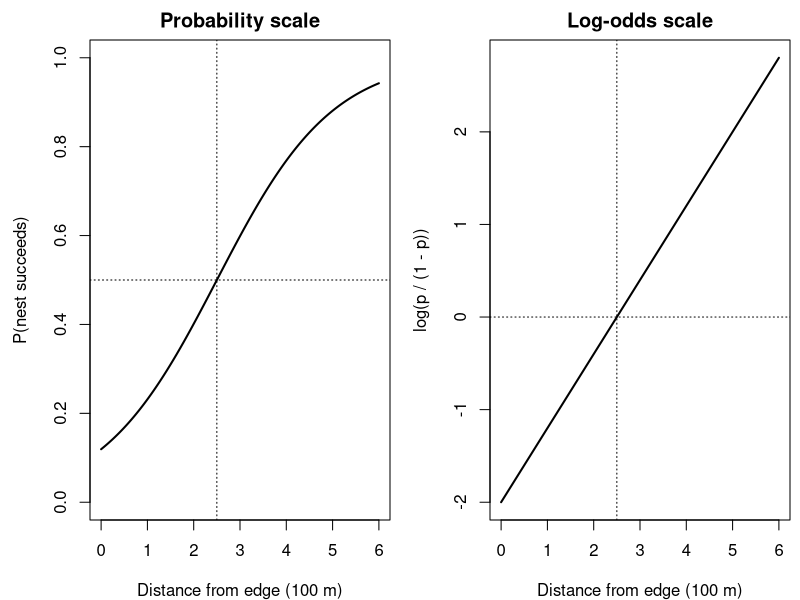
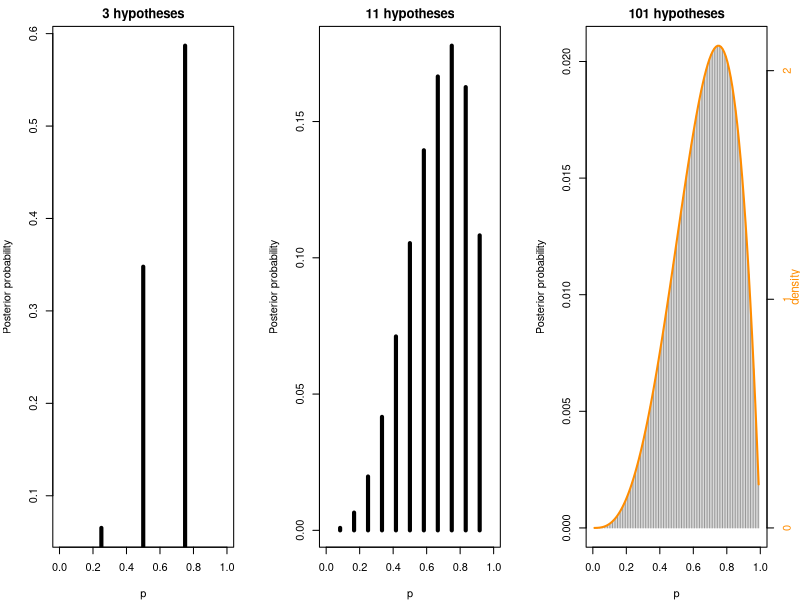
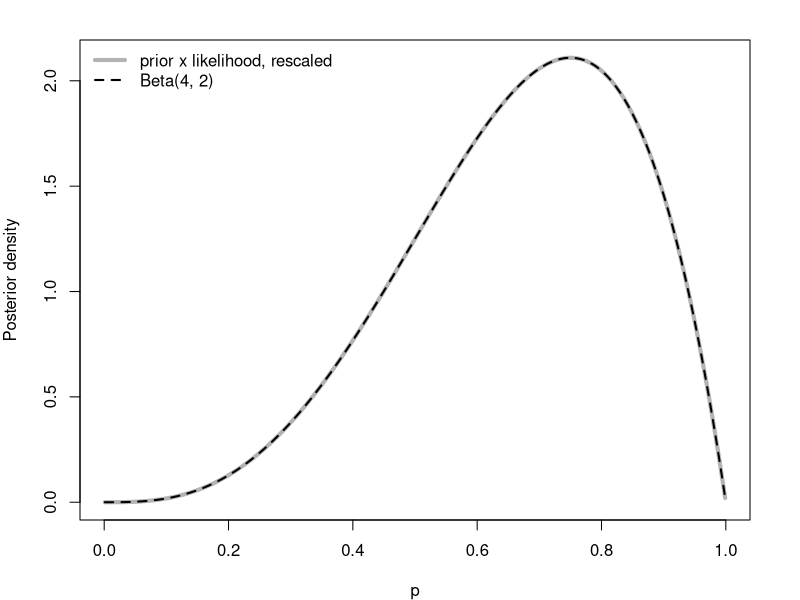

Write R code to recreate these figures, in order.

#  NRES 746, Week 7, Lecture 2: Bayesian inference ---------------------------
#  Section numbers match the lecture notes. No extra packages needed.

# Opening: logistic regression and the log-odds (~10 min) ---------------------
#  [BOARD] logistic curve <-> log-odds line -> [CODE]

a_ex <- -2   # nest success vs. distance from edge (100s of m)
b_ex <- 0.8
x_seq <- seq(0, 6, length.out = 200)

par(mfrow = c(1, 2), mar = c(4, 4.5, 2, 0.5))
plot(x_seq, plogis(a_ex + b_ex * x_seq), type = "l", lwd = 2, ylim = c(0, 1),
     xlab = "Distance from edge (100 m)", ylab = "P(nest succeeds)",
     main = "Probability scale")
abline(h = 0.5, v = -a_ex / b_ex, lty = 3)
plot(x_seq, a_ex + b_ex * x_seq, type = "l", lwd = 2,
     xlab = "Distance from edge (100 m)", ylab = "log(p / (1 - p))",
     main = "Log-odds scale")
abline(h = 0, v = -a_ex / b_ex, lty = 3)
par(mfrow = c(1, 1))

qlogis(0.75)            # log-odds of p = 0.75 is log(3)
plogis(qlogis(0.75))    # plogis() undoes qlogis()

# 1. Big picture (~3 min) ------------------------------------------------------
#  [BOARD] workflow loop; frequentist vs. Bayesian uncertainty

# 2a. Bayes' rule with three hypotheses ---------------------------------------
#  [BOARD] Bayes' rule, three hypotheses -> [CODE]

p3 <- c(0.25, 0.5, 0.75)
lik3 <- p3^3 * (1 - p3)
prior3 <- rep(1/3, 3)
post3 <- lik3 * prior3 / sum(lik3 * prior3)
round(rbind(likelihood = lik3, posterior = post3), 3)

sum(lik3)    # 46/256: likelihoods don't sum to 1
lik3 * 256   # 3, 16, 27
post3 * 46   # posterior = 3/46, 16/46, 27/46

# 2b. From a few hypotheses to a whole distribution ---------------------------
#  [BOARD] bars -> density; denominator -> [CODE]

par(mfrow = c(1, 3), mar = c(4, 4, 2, 2.5))
for (n_grid in c(3, 11, 101)) {
  p_g <- seq(0, 1, length.out = n_grid + 2)[-c(1, n_grid + 2)]
  w <- p_g^3 * (1 - p_g)
  prob <- w / sum(w)
  spacing <- diff(p_g)[1]
  plot(p_g, prob, type = "h", lwd = if (n_grid < 20) 4 else 1,
       col = if (n_grid < 20) "black" else "grey60",
       xlim = c(0, 1), xlab = "p", ylab = "Posterior probability",
       main = paste(n_grid, "hypotheses"))
  if (n_grid == 101) {
    lines(p_g, dbeta(p_g, 4, 2) * spacing, lwd = 2, col = "darkorange")
    axis(4, at = (0:2) * spacing, labels = 0:2, col.axis = "darkorange")
    mtext("density", side = 4, line = 1.6, cex = 0.7, col = "darkorange")
  }
  cat(n_grid, "values: tallest bar", round(max(prob), 3),
      "; bar / spacing", round(max(prob) / spacing, 2), "\n")
}
par(mfrow = c(1, 1))
dbeta(0.75, 4, 2)   # peak of the limiting density

# 3. The Beta prior and conjugacy (~8 min) -------------------------------------
#  [BOARD] conjugacy algebra: add counts -> [CODE] check numerically

k_nest <- 3
n_nest <- 4
p_seq <- seq(0.001, 0.999, length.out = 500)
numer <- p_seq^k_nest * (1 - p_seq)^(n_nest - k_nest) * dbeta(p_seq, 1, 1)
step <- diff(p_seq)[1]
plot(p_seq, numer / sum(numer * step), type = "l", lwd = 4, col = "grey70",
     xlab = "p", ylab = "Posterior density")   # prior x likelihood, rescaled
lines(p_seq, dbeta(p_seq, 1 + k_nest, 1 + n_nest - k_nest), lwd = 2, lty = 2)
legend("topleft", c("prior x likelihood, rescaled", "Beta(4, 2)"),
       lwd = c(4, 2), lty = c(1, 2), col = c("grey70", "black"), bty = "n")

# 4. Wrap (~1 min) -------------------------------------------------------------
#  [BOARD] workflow loop
